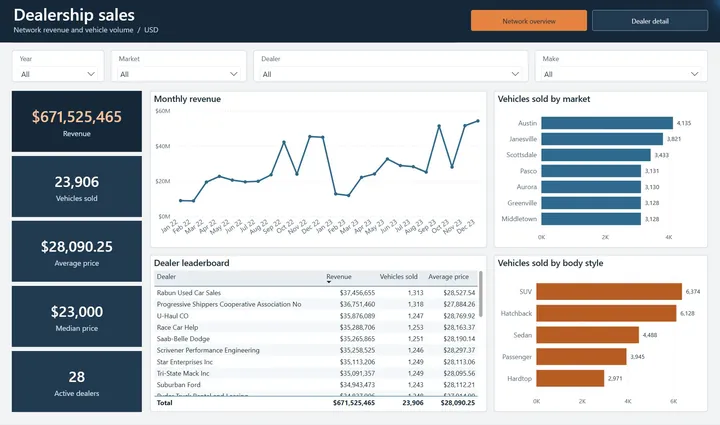
#> input picture app/img/car-1-thumb.webp, 720 x 425 px, given in place of fraud6m-1.webp, which was not available
$ python pics.py ../../app/img/car-1-thumb.webp ../../app/img/car-1.webp
#> lines starting #> are read from the running program, lines starting #| are printed output that depends on the picture; after the words box and inside, x2 and y2 are one past the last pixel; in counts of white or black regions, pixels touching at a corner belong together
"""Turn the project screenshots into 1-bit pictures for the AB-95's screen -> src/lcd/pics.js
usage: pics.py <site root> <out js>"""
import sys, base64, json
import numpy as np
from PIL import Image, ImageFilter

ROOT, OUT = sys.argv[1], sys.argv[2]
IDS = ['fraud6m-1', 'fraud6m-2', 'fraud-1', 'fraud-2', 'fraud-3', 'hr-1', 'hr-2', 'car-1', 'car-2', 'pharma-1', 'pharma-2']
W = 112

def dither(path):
    im = Image.open(path).convert('L')
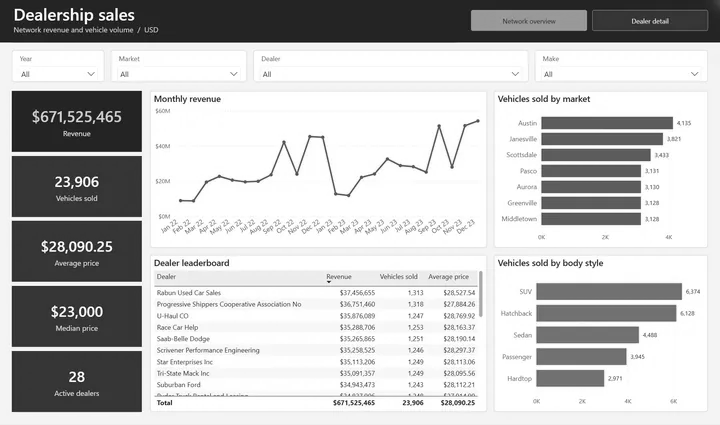
#> im: PIL image 720x425 L; min 0, max 255, mean 193.1
    H = round(W * im.height / im.width)
#> H = 66
    s = im.resize((W * 3, H * 3), Image.LANCZOS).filter(ImageFilter.UnsharpMask(radius=2, percent=150, threshold=0)).resize((W, H), Image.LANCZOS)
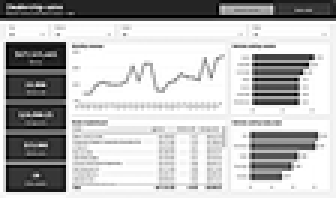
#> s: PIL image 112x66 L (shown 3 times larger); min 0, max 255, mean 185.6
    l = np.asarray(s).astype(np.float32) / 255
    lo, hi = np.percentile(l, 1), np.percentile(l, 99.5)
#> lo = 0.00784; hi = 1
    l = np.clip((l - lo) / max(hi - lo, 1e-3), 0, 1) ** 0.9
    out = np.zeros((H, W), dtype=np.uint8)
    for y in range(H):
        for x in range(W):
            o = l[y, x]; n = 0 if o < 0.5 else 1; e = (o - n) / 8; out[y, x] = 0 if n else 1
            for dx, dy in ((1, 0), (2, 0), (-1, 1), (0, 1), (1, 1), (0, 2)):
                xx, yy = x + dx, y + dy
                if 0 <= xx < W and yy < H:
                    l[yy, xx] += e
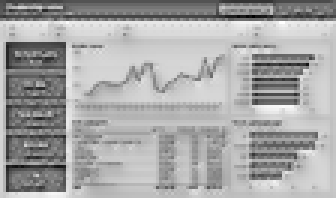
#> l: shape (66, 112) float32 (shown 3 times larger); min -0.273, max 1.23, mean 0.709; drawn with min black and max white
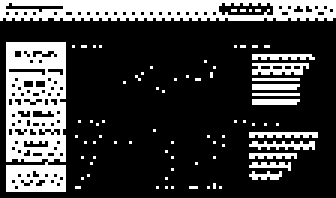
#> out: shape (66, 112) (shown 3 times larger); values 0 (black) and 1 (white), 24.9% white; 77 white regions (66 under 20 px), largest, box (x1, y1, x2, y2) and area: (2, 14, 22, 64) 797, (0, 0, 112, 7) 634, (84, 21, 103, 25) 55
    return out

pics = {}
for i in IDS:
    bits = dither(f'{ROOT}/app/img/{i}.webp')
    packed = np.packbits(bits, axis=1)
    pics[i] = {'w': W, 'h': bits.shape[0], 'b': base64.b64encode(packed.tobytes()).decode()}
#> pass 2 of the loop `for i in IDS:`:
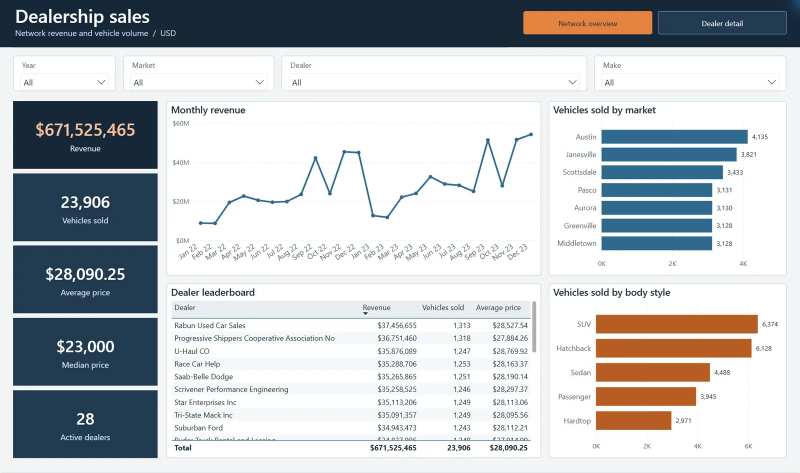
#> input picture app/img/car-1.webp, 1600 x 945 px, given in place of fraud6m-2.webp, which was not available (shown at 1/2 size)
#> im: PIL image 1600x945 L
#> after the loop in dither (call 2), `for y in range(H):`:
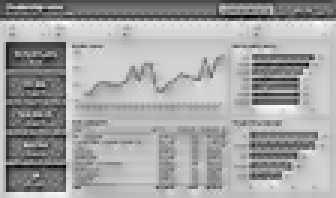
#> l: shape (66, 112) float32 (shown 3 times larger); min -0.236, max 1.24, mean 0.709; drawn with min black and max white
#> after the loop in dither (call 2), `for y in range(H):`:
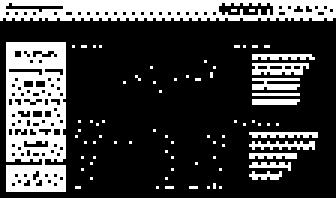
#> out: shape (66, 112) (shown 3 times larger); values 0 (black) and 1 (white), 25% white; 76 white regions (65 under 20 px), largest, box (x1, y1, x2, y2) and area: (2, 14, 22, 64) 797, (0, 0, 112, 7) 637, (84, 21, 103, 25) 55
#> (the run stopped early here; a loop or call above may not have finished)
